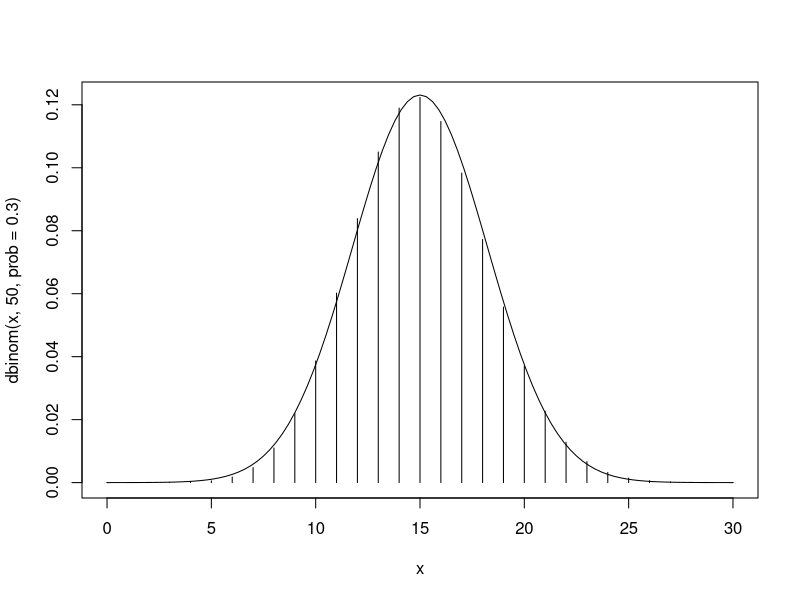

Recreate this plot in R.
# Rと推定
# https://www1.doshisha.ac.jp/~mjin/R/Chap_11/11.html

X = rnorm(300, 170, 5)  # N(170, 5^2)のデータを300個
Z = (X - mean(X)) / sqrt(var(X))
mean(Z)

kekka = matrix(0, 1000, 300)
for(i in 1:1000) { kekka[i,] = rnorm(300, 170, 5)}
temp = apply(kekka, 1, mean)
mean(temp)
var(temp)  # 5^2 / 300 とほぼ同じ値

# 区間推定

# 確率変数 k が1、2、3、…、30をとる二項分布 B (50,0.3) のグラフを作成し、
# さらに同じの座標上で平均が15 = 50*0.3、分散が10.5 = 50*0.3*0.7である正規分布のグラフを作成
x = 0:30
plot(x, dbinom(x, 50, prob = 0.3), type = "h")
sd1 = sqrt(50 * 0.3 * 0.7)
curve(dnorm(x, mean=0.3*50, sd=sd1), add=T)

# Ex) 1000人に対して調査を行った結果、現政権に対する支持率が45％だとする。
#     有意水準5％ (α = 0.05) の場合の母比率の信頼区間の計算結果を次に示す。

n = 1000
a = 0.05 / 2
p = 0.45
z = abs(qnorm(a))
p - z * sqrt(p * (1 - p) / n)  #-> 約42%
p + z * sqrt(p * (1 - p) / n)  #-> 約48%
# 母集団の支持率はおよそ42~48%と推測される。
